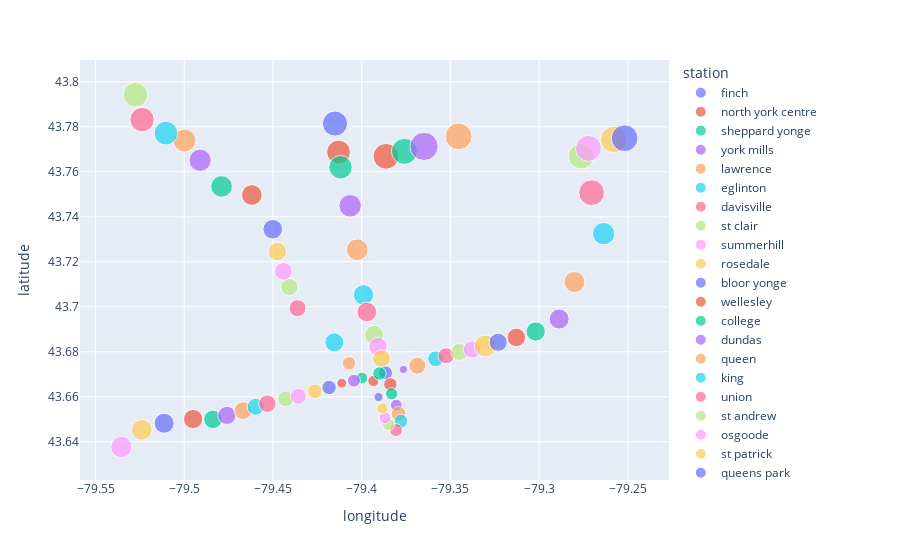

The cell this chart's notebook holds for it:
### Code cell
px.scatter(stations_area, x = 'longitude', y = 'latitude', color = 'station', size = 'commute_time')

### Figure 1 — Plotly figure (JSON) as saved in the notebook; plotly's stock layout.template omitted (floating-point values rounded to 4 significant figures)
{"data": [{"hovertemplate": "station=finch<br>longitude=%{x}<br>latitude=%{y}<br>commute_time=%{marker.size}<extra></extra>", "legendgroup": "finch", "marker": {"color": "#636efa", "size": [46], "sizemode": "area", "sizeref": 0.145, "symbol": "circle"}, "mode": "markers", "name": "finch", "orientation": "v", "showlegend": true, "type": "scatter", "x": [-79.42], "xaxis": "x", "y": [43.78], "yaxis": "y"}, {"hovertemplate": "station=north york centre<br>longitude=%{x}<br>latitude=%{y}<br>commute_time=%{marker.size}<extra></extra>", "legendgroup": "north york centre", "marker": {"color": "#EF553B", "size": [41], "sizemode": "area", "sizeref": 0.145, "symbol": "circle"}, "mode": "markers", "name": "north york centre", "orientation": "v", "showlegend": true, "type": "scatter", "x": [-79.41], "xaxis": "x", "y": [43.77], "yaxis": "y"}, {"hovertemplate": "station=sheppard yonge<br>longitude=%{x}<br>latitude=%{y}<br>commute_time=%{marker.size}<extra></extra>", "legendgroup": "sheppard yonge", "marker": {"color": "#00cc96", "size": [40], "sizemode": "area", "sizeref": 0.145, "symbol": "circle"}, "mode": "markers", "name": "sheppard yonge", "orientation": "v", "showlegend": true, "type": "scatter", "x": [-79.41], "xaxis": "x", "y": [43.76], "yaxis": "y"}, {"hovertemplate": "station=york mills<br>longitude=%{x}<br>latitude=%{y}<br>commute_time=%{marker.size}<extra></extra>", "legendgroup": "york mills", "marker": {"color": "#ab63fa", "size": [37], "sizemode": "area", "sizeref": 0.145, "symbol": "circle"}, "mode": "markers", "name": "york mills", "orientation": "v", "showlegend": true, "type": "scatter", "x": [-79.41], "xaxis": "x", "y": [43.74], "yaxis": "y"}, {"hovertemplate": "station=lawrence<br>longitude=%{x}<br>latitude=%{y}<br>commute_time=%{marker.size}<extra></extra>", "legendgroup": "lawrence", "marker": {"color": "#FFA15A", "size": [34], "sizemode": "area", "sizeref": 0.145, "symbol": "circle"}, "mode": "markers", "name": "lawrence", "orientation": "v", "showlegend": true, "type": "scatter", "x": [-79.4], "xaxis": "x", "y": [43.73], "yaxis": "y"}, {"hovertemplate": "station=eglinton<br>longitude=%{x}<br>latitude=%{y}<br>commute_time=%{marker.size}<extra></extra>", "legendgroup": "eglinton", "marker": {"color": "#19d3f3", "size": [30], "sizemode": "area", "sizeref": 0.145, "symbol": "circle"}, "mode": "markers", "name": "eglinton", "orientation": "v", "showlegend": true, "type": "scatter", "x": [-79.4], "xaxis": "x", "y": [43.71], "yaxis": "y"}, {"hovertemplate": "station=davisville<br>longitude=%{x}<br>latitude=%{y}<br>commute_time=%{marker.size}<extra></extra>", "legendgroup": "davisville", "marker": {"color": "#FF6692", "size": [28], "sizemode": "area", "sizeref": 0.145, "symbol": "circle"}, "mode": "markers", "name": "davisville", "orientation": "v", "showlegend": true, "type": "scatter", "x": [-79.4], "xaxis": "x", "y": [43.7], "yaxis": "y"}, {"hovertemplate": "station=st clair<br>longitude=%{x}<br>latitude=%{y}<br>commute_time=%{marker.size}<extra></extra>", "legendgroup": "st clair", "marker": {"color": "#B6E880", "size": [26], "sizemode": "area", "sizeref": 0.145, "symbol": "circle"}, "mode": "markers", "name": "st clair", "orientation": "v", "showlegend": true, "type": "scatter", "x": [-79.39], "xaxis": "x", "y": [43.69], "yaxis": "y"}, {"hovertemplate": "station=summerhill<br>longitude=%{x}<br>latitude=%{y}<br>commute_time=%{marker.size}<extra></extra>", "legendgroup": "summerhill", "marker": {"color": "#FF97FF", "size": [25], "sizemode": "area", "sizeref": 0.145, "symbol": "circle"}, "mode": "markers", "name": "summerhill", "orientation": "v", "showlegend": true, "type": "scatter", "x": [-79.39], "xaxis": "x", "y": [43.68], "yaxis": "y"}, {"hovertemplate": "station=rosedale<br>longitude=%{x}<br>latitude=%{y}<br>commute_time=%{marker.size}<extra></extra>", "legendgroup": "rosedale", "marker": {"color": "#FECB52", "size": [23], "sizemode": "area", "sizeref": 0.145, "symbol": "circle"}, "mode": "markers", "name": "rosedale", "orientation": "v", "showlegend": true, "type": "scatter", "x": [-79.39], "xaxis": "x", "y": [43.68], "yaxis": "y"}, {"hovertemplate": "station=bloor yonge<br>longitude=%{x}<br>latitude=%{y}<br>commute_time=%{marker.size}<extra></extra>", "legendgroup": "bloor yonge", "marker": {"color": "#636efa", "size": [14], "sizemode": "area", "sizeref": 0.145, "symbol": "circle"}, "mode": "markers", "name": "bloor yonge", "orientation": "v", "showlegend": true, "type": "scatter", "x": [-79.39], "xaxis": "x", "y": [43.67], "yaxis": "y"}, {"hovertemplate": "station=wellesley<br>longitude=%{x}<br>latitude=%{y}<br>commute_time=%{marker.size}<extra></extra>", "legendgroup": "wellesley", "marker": {"color": "#EF553B", "size": [13], "sizemode": "area", "sizeref": 0.145, "symbol": "circle"}, "mode": "markers", "name": "wellesley", "orientation": "v", "showlegend": true, "type": "scatter", "x": [-79.38], "xaxis": "x", "y": [43.67], "yaxis": "y"}, {"hovertemplate": "station=college<br>longitude=%{x}<br>latitude=%{y}<br>commute_time=%{marker.size}<extra></extra>", "legendgroup": "college", "marker": {"color": "#00cc96", "size": [11], "sizemode": "area", "sizeref": 0.145, "symbol": "circle"}, "mode": "markers", "name": "college", "orientation": "v", "showlegend": true, "type": "scatter", "x": [-79.38], "xaxis": "x", "y": [43.66], "yaxis": "y"}, {"hovertemplate": "station=dundas<br>longitude=%{x}<br>latitude=%{y}<br>commute_time=%{marker.size}<extra></extra>", "legendgroup": "dundas", "marker": {"color": "#ab63fa", "size": [10], "sizemode": "area", "sizeref": 0.145, "symbol": "circle"}, "mode": "markers", "name": "dundas", "orientation": "v", "showlegend": true, "type": "scatter", "x": [-79.38], "xaxis": "x", "y": [43.66], "yaxis": "y"}, {"hovertemplate": "station=queen<br>longitude=%{x}<br>latitude=%{y}<br>commute_time=%{marker.size}<extra></extra>", "legendgroup": "queen", "marker": {"color": "#FFA15A", "size": [16], "sizemode": "area", "sizeref": 0.145, "symbol": "circle"}, "mode": "markers", "name": "queen", "orientation": "v", "showlegend": true, "type": "scatter", "x": [-79.38], "xaxis": "x", "y": [43.65], "yaxis": "y"}, {"hovertemplate": "station=king<br>longitude=%{x}<br>latitude=%{y}<br>commute_time=%{marker.size}<extra></extra>", "legendgroup": "king", "marker": {"color": "#19d3f3", "size": [14], "sizemode": "area", "sizeref": 0.145, "symbol": "circle"}, "mode": "markers", "name": "king", "orientation": "v", "showlegend": true, "type": "scatter", "x": [-79.38], "xaxis": "x", "y": [43.65], "yaxis": "y"}, {"hovertemplate": "station=union<br>longitude=%{x}<br>latitude=%{y}<br>commute_time=%{marker.size}<extra></extra>", "legendgroup": "union", "marker": {"color": "#FF6692", "size": [12], "sizemode": "area", "sizeref": 0.145, "symbol": "circle"}, "mode": "markers", "name": "union", "orientation": "v", "showlegend": true, "type": "scatter", "x": [-79.38], "xaxis": "x", "y": [43.65], "yaxis": "y"}, {"hovertemplate": "station=st andrew<br>longitude=%{x}<br>latitude=%{y}<br>commute_time=%{marker.size}<extra></extra>", "legendgroup": "st andrew", "marker": {"color": "#B6E880", "size": [11], "sizemode": "area", "sizeref": 0.145, "symbol": "circle"}, "mode": "markers", "name": "st andrew", "orientation": "v", "showlegend": true, "type": "scatter", "x": [-79.38], "xaxis": "x", "y": [43.65], "yaxis": "y"}, {"hovertemplate": "station=osgoode<br>longitude=%{x}<br>latitude=%{y}<br>commute_time=%{marker.size}<extra></extra>", "legendgroup": "osgoode", "marker": {"color": "#FF97FF", "size": [10], "sizemode": "area", "sizeref": 0.145, "symbol": "circle"}, "mode": "markers", "name": "osgoode", "orientation": "v", "showlegend": true, "type": "scatter", "x": [-79.39], "xaxis": "x", "y": [43.65], "yaxis": "y"}, {"hovertemplate": "station=st patrick<br>longitude=%{x}<br>latitude=%{y}<br>commute_time=%{marker.size}<extra></extra>", "legendgroup": "st patrick", "marker": {"color": "#FECB52", "size": [9], "sizemode": "area", "sizeref": 0.145, "symbol": "circle"}, "mode": "markers", "name": "st patrick", "orientation": "v", "showlegend": true, "type": "scatter", "x": [-79.39], "xaxis": "x", "y": [43.65], "yaxis": "y"}, {"hovertemplate": "station=queens park<br>longitude=%{x}<br>latitude=%{y}<br>commute_time=%{marker.size}<extra></extra>", "legendgroup": "queens park", "marker": {"color": "#636efa", "size": [6], "sizemode": "area", "sizeref": 0.145, "symbol": "circle"}, "mode": "markers", "name": "queens park", "orientation": "v", "showlegend": true, "type": "scatter", "x": [-79.39], "xaxis": "x", "y": [43.66], "yaxis": "y"}, {"hovertemplate": "station=museum<br>longitude=%{x}<br>latitude=%{y}<br>commute_time=%{marker.size}<extra></extra>", "legendgroup": "museum", "marker": {"color": "#EF553B", "size": [9], "sizemode": "area", "sizeref": 0.145, "symbol": "circle"}, "mode": "markers", "name": "museum", "orientation": "v", "showlegend": true, "type": "scatter", "x": [-79.39], "xaxis": "x", "y": [43.67], "yaxis": "y"}, {"hovertemplate": "station=st george<br>longitude=%{x}<br>latitude=%{y}<br>commute_time=%{marker.size}<extra></extra>", "legendgroup": "st george", "marker": {"color": "#00cc96", "size": [10], "sizemode": "area", "sizeref": 0.145, "symbol": "circle"}, "mode": "markers", "name": "st george", "orientation": "v", "showlegend": true, "type": "scatter", "x": [-79.4], "xaxis": "x", "y": [43.67], "yaxis": "y"}, {"hovertemplate": "station=spadina<br>longitude=%{x}<br>latitude=%{y}<br>commute_time=%{marker.size}<extra></extra>", "legendgroup": "spadina", "marker": {"color": "#ab63fa", "size": [12], "sizemode": "area", "sizeref": 0.145, "symbol": "circle"}, "mode": "markers", "name": "spadina", "orientation": "v", "showlegend": true, "type": "scatter", "x": [-79.4], "xaxis": "x", "y": [43.67], "yaxis": "y"}, {"hovertemplate": "station=dupont<br>longitude=%{x}<br>latitude=%{y}<br>commute_time=%{marker.size}<extra></extra>", "legendgroup": "dupont", "marker": {"color": "#FFA15A", "size": [13], "sizemode": "area", "sizeref": 0.145, "symbol": "circle"}, "mode": "markers", "name": "dupont", "orientation": "v", "showlegend": true, "type": "scatter", "x": [-79.41], "xaxis": "x", "y": [43.67], "yaxis": "y"}, {"hovertemplate": "station=st clair west<br>longitude=%{x}<br>latitude=%{y}<br>commute_time=%{marker.size}<extra></extra>", "legendgroup": "st clair west", "marker": {"color": "#19d3f3", "size": [26], "sizemode": "area", "sizeref": 0.145, "symbol": "circle"}, "mode": "markers", "name": "st clair west", "orientation": "v", "showlegend": true, "type": "scatter", "x": [-79.42], "xaxis": "x", "y": [43.68], "yaxis": "y"}, {"hovertemplate": "station=eglinton west<br>longitude=%{x}<br>latitude=%{y}<br>commute_time=%{marker.size}<extra></extra>", "legendgroup": "eglinton west", "marker": {"color": "#FF6692", "size": [21], "sizemode": "area", "sizeref": 0.145, "symbol": "circle"}, "mode": "markers", "name": "eglinton west", "orientation": "v", "showlegend": true, "type": "scatter", "x": [-79.44], "xaxis": "x", "y": [43.7], "yaxis": "y"}, {"hovertemplate": "station=glencairn<br>longitude=%{x}<br>latitude=%{y}<br>commute_time=%{marker.size}<extra></extra>", "legendgroup": "glencairn", "marker": {"color": "#B6E880", "size": [22], "sizemode": "area", "sizeref": 0.145, "symbol": "circle"}, "mode": "markers", "name": "glencairn", "orientation": "v", "showlegend": true, "type": "scatter", "x": [-79.44], "xaxis": "x", "y": [43.71], "yaxis": "y"}, {"hovertemplate": "station=lawrence west<br>longitude=%{x}<br>latitude=%{y}<br>commute_time=%{marker.size}<extra></extra>", "legendgroup": "lawrence west", "marker": {"color": "#FF97FF", "size": [23], "sizemode": "area", "sizeref": 0.145, "symbol": "circle"}, "mode": "markers", "name": "lawrence west", "orientation": "v", "showlegend": true, "type": "scatter", "x": [-79.44], "xaxis": "x", "y": [43.72], "yaxis": "y"}, {"hovertemplate": "station=yorkdale<br>longitude=%{x}<br>latitude=%{y}<br>commute_time=%{marker.size}<extra></extra>", "legendgroup": "yorkdale", "marker": {"color": "#FECB52", "size": [25], "sizemode": "area", "sizeref": 0.145, "symbol": "circle"}, "mode": "markers", "name": "yorkdale", "orientation": "v", "showlegend": true, "type": "scatter", "x": [-79.45], "xaxis": "x", "y": [43.72], "yaxis": "y"}, {"hovertemplate": "station=wilson<br>longitude=%{x}<br>latitude=%{y}<br>commute_time=%{marker.size}<extra></extra>", "legendgroup": "wilson", "marker": {"color": "#636efa", "size": [28], "sizemode": "area", "sizeref": 0.145, "symbol": "circle"}, "mode": "markers", "name": "wilson", "orientation": "v", "showlegend": true, "type": "scatter", "x": [-79.45], "xaxis": "x", "y": [43.73], "yaxis": "y"}, {"hovertemplate": "station=sheppard west<br>longitude=%{x}<br>latitude=%{y}<br>commute_time=%{marker.size}<extra></extra>", "legendgroup": "sheppard west", "marker": {"color": "#EF553B", "size": [31], "sizemode": "area", "sizeref": 0.145, "symbol": "circle"}, "mode": "markers", "name": "sheppard west", "orientation": "v", "showlegend": true, "type": "scatter", "x": [-79.46], "xaxis": "x", "y": [43.75], "yaxis": "y"}, {"hovertemplate": "station=downsview park<br>longitude=%{x}<br>latitude=%{y}<br>commute_time=%{marker.size}<extra></extra>", "legendgroup": "downsview park", "marker": {"color": "#00cc96", "size": [34], "sizemode": "area", "sizeref": 0.145, "symbol": "circle"}, "mode": "markers", "name": "downsview park", "orientation": "v", "showlegend": true, "type": "scatter", "x": [-79.48], "xaxis": "x", "y": [43.75], "yaxis": "y"}, {"hovertemplate": "station=finch west<br>longitude=%{x}<br>latitude=%{y}<br>commute_time=%{marker.size}<extra></extra>", "legendgroup": "finch west", "marker": {"color": "#ab63fa", "size": [36], "sizemode": "area", "sizeref": 0.145, "symbol": "circle"}, "mode": "markers", "name": "finch west", "orientation": "v", "showlegend": true, "type": "scatter", "x": [-79.49], "xaxis": "x", "y": [43.77], "yaxis": "y"}, {"hovertemplate": "station=york university<br>longitude=%{x}<br>latitude=%{y}<br>commute_time=%{marker.size}<extra></extra>", "legendgroup": "york university", "marker": {"color": "#FFA15A", "size": [38], "sizemode": "area", "sizeref": 0.145, "symbol": "circle"}, "mode": "markers", "name": "york university", "orientation": "v", "showlegend": true, "type": "scatter", "x": [-79.5], "xaxis": "x", "y": [43.77], "yaxis": "y"}, {"hovertemplate": "station=pioneer village<br>longitude=%{x}<br>latitude=%{y}<br>commute_time=%{marker.size}<extra></extra>", "legendgroup": "pioneer village", "marker": {"color": "#19d3f3", "size": [41], "sizemode": "area", "sizeref": 0.145, "symbol": "circle"}, "mode": "markers", "name": "pioneer village", "orientation": "v", "showlegend": true, "type": "scatter", "x": [-79.51], "xaxis": "x", "y": [43.78], "yaxis": "y"}, {"hovertemplate": "station=highway 407<br>longitude=%{x}<br>latitude=%{y}<br>commute_time=%{marker.size}<extra></extra>", "legendgroup": "highway 407", "marker": {"color": "#FF6692", "size": [43], "sizemode": "area", "sizeref": 0.145, "symbol": "circle"}, "mode": "markers", "name": "highway 407", "orientation": "v", "showlegend": true, "type": "scatter", "x": [-79.52], "xaxis": "x", "y": [43.78], "yaxis": "y"}, {"hovertemplate": "station=vaughan metropolitan centre<br>longitude=%{x}<br>latitude=%{y}<br>commute_time=%{marker.size}<extra></extra>", "legendgroup": "vaughan metropolitan centre", "marker": {"color": "#B6E880", "size": [44], "sizemode": "area", "sizeref": 0.145, "symbol": "circle"}, "mode": "markers", "name": "vaughan metropolitan centre", "orientation": "v", "showlegend": true, "type": "scatter", "x": [-79.53], "xaxis": "x", "y": [43.79], "yaxis": "y"}, {"hovertemplate": "station=kipling<br>longitude=%{x}<br>latitude=%{y}<br>commute_time=%{marker.size}<extra></extra>", "legendgroup": "kipling", "marker": {"color": "#FF97FF", "size": [33], "sizemode": "area", "sizeref": 0.145, "symbol": "circle"}, "mode": "markers", "name": "kipling", "orientation": "v", "showlegend": true, "type": "scatter", "x": [-79.54], "xaxis": "x", "y": [43.64], "yaxis": "y"}, {"hovertemplate": "station=islington<br>longitude=%{x}<br>latitude=%{y}<br>commute_time=%{marker.size}<extra></extra>", "legendgroup": "islington", "marker": {"color": "#FECB52", "size": [31], "sizemode": "area", "sizeref": 0.145, "symbol": "circle"}, "mode": "markers", "name": "islington", "orientation": "v", "showlegend": true, "type": "scatter", "x": [-79.52], "xaxis": "x", "y": [43.65], "yaxis": "y"}, {"hovertemplate": "station=royal york<br>longitude=%{x}<br>latitude=%{y}<br>commute_time=%{marker.size}<extra></extra>", "legendgroup": "royal york", "marker": {"color": "#636efa", "size": [29], "sizemode": "area", "sizeref": 0.145, "symbol": "circle"}, "mode": "markers", "name": "royal york", "orientation": "v", "showlegend": true, "type": "scatter", "x": [-79.51], "xaxis": "x", "y": [43.65], "yaxis": "y"}, {"hovertemplate": "station=old mill<br>longitude=%{x}<br>latitude=%{y}<br>commute_time=%{marker.size}<extra></extra>", "legendgroup": "old mill", "marker": {"color": "#EF553B", "size": [27], "sizemode": "area", "sizeref": 0.145, "symbol": "circle"}, "mode": "markers", "name": "old mill", "orientation": "v", "showlegend": true, "type": "scatter", "x": [-79.49], "xaxis": "x", "y": [43.65], "yaxis": "y"}, {"hovertemplate": "station=jane<br>longitude=%{x}<br>latitude=%{y}<br>commute_time=%{marker.size}<extra></extra>", "legendgroup": "jane", "marker": {"color": "#00cc96", "size": [25], "sizemode": "area", "sizeref": 0.145, "symbol": "circle"}, "mode": "markers", "name": "jane", "orientation": "v", "showlegend": true, "type": "scatter", "x": [-79.48], "xaxis": "x", "y": [43.65], "yaxis": "y"}, {"hovertemplate": "station=runnymede<br>longitude=%{x}<br>latitude=%{y}<br>commute_time=%{marker.size}<extra></extra>", "legendgroup": "runnymede", "marker": {"color": "#ab63fa", "size": [24], "sizemode": "area", "sizeref": 0.145, "symbol": "circle"}, "mode": "markers", "name": "runnymede", "orientation": "v", "showlegend": true, "type": "scatter", "x": [-79.48], "xaxis": "x", "y": [43.65], "yaxis": "y"}, {"hovertemplate": "station=high park<br>longitude=%{x}<br>latitude=%{y}<br>commute_time=%{marker.size}<extra></extra>", "legendgroup": "high park", "marker": {"color": "#FFA15A", "size": [23], "sizemode": "area", "sizeref": 0.145, "symbol": "circle"}, "mode": "markers", "name": "high park", "orientation": "v", "showlegend": true, "type": "scatter", "x": [-79.47], "xaxis": "x", "y": [43.65], "yaxis": "y"}, {"hovertemplate": "station=keele<br>longitude=%{x}<br>latitude=%{y}<br>commute_time=%{marker.size}<extra></extra>", "legendgroup": "keele", "marker": {"color": "#19d3f3", "size": [21], "sizemode": "area", "sizeref": 0.145, "symbol": "circle"}, "mode": "markers", "name": "keele", "orientation": "v", "showlegend": true, "type": "scatter", "x": [-79.46], "xaxis": "x", "y": [43.66], "yaxis": "y"}, {"hovertemplate": "station=dundas west<br>longitude=%{x}<br>latitude=%{y}<br>commute_time=%{marker.size}<extra></extra>", "legendgroup": "dundas west", "marker": {"color": "#FF6692", "size": [22], "sizemode": "area", "sizeref": 0.145, "symbol": "circle"}, "mode": "markers", "name": "dundas west", "orientation": "v", "showlegend": true, "type": "scatter", "x": [-79.45], "xaxis": "x", "y": [43.66], "yaxis": "y"}, {"hovertemplate": "station=lansdowne<br>longitude=%{x}<br>latitude=%{y}<br>commute_time=%{marker.size}<extra></extra>", "legendgroup": "lansdowne", "marker": {"color": "#B6E880", "size": [19], "sizemode": "area", "sizeref": 0.145, "symbol": "circle"}, "mode": "markers", "name": "lansdowne", "orientation": "v", "showlegend": true, "type": "scatter", "x": [-79.44], "xaxis": "x", "y": [43.66], "yaxis": "y"}, {"hovertemplate": "station=dufferin<br>longitude=%{x}<br>latitude=%{y}<br>commute_time=%{marker.size}<extra></extra>", "legendgroup": "dufferin", "marker": {"color": "#FF97FF", "size": [18], "sizemode": "area", "sizeref": 0.145, "symbol": "circle"}, "mode": "markers", "name": "dufferin", "orientation": "v", "showlegend": true, "type": "scatter", "x": [-79.44], "xaxis": "x", "y": [43.66], "yaxis": "y"}, {"hovertemplate": "station=ossington<br>longitude=%{x}<br>latitude=%{y}<br>commute_time=%{marker.size}<extra></extra>", "legendgroup": "ossington", "marker": {"color": "#FECB52", "size": [16], "sizemode": "area", "sizeref": 0.145, "symbol": "circle"}, "mode": "markers", "name": "ossington", "orientation": "v", "showlegend": true, "type": "scatter", "x": [-79.43], "xaxis": "x", "y": [43.66], "yaxis": "y"}, {"hovertemplate": "station=christie<br>longitude=%{x}<br>latitude=%{y}<br>commute_time=%{marker.size}<extra></extra>", "legendgroup": "christie", "marker": {"color": "#636efa", "size": [15], "sizemode": "area", "sizeref": 0.145, "symbol": "circle"}, "mode": "markers", "name": "christie", "orientation": "v", "showlegend": true, "type": "scatter", "x": [-79.42], "xaxis": "x", "y": [43.66], "yaxis": "y"}, {"hovertemplate": "station=bathurst<br>longitude=%{x}<br>latitude=%{y}<br>commute_time=%{marker.size}<extra></extra>", "legendgroup": "bathurst", "marker": {"color": "#EF553B", "size": [7], "sizemode": "area", "sizeref": 0.145, "symbol": "circle"}, "mode": "markers", "name": "bathurst", "orientation": "v", "showlegend": true, "type": "scatter", "x": [-79.41], "xaxis": "x", "y": [43.67], "yaxis": "y"}, {"hovertemplate": "station=bay<br>longitude=%{x}<br>latitude=%{y}<br>commute_time=%{marker.size}<extra></extra>", "legendgroup": "bay", "marker": {"color": "#00cc96", "size": [13], "sizemode": "area", "sizeref": 0.145, "symbol": "circle"}, "mode": "markers", "name": "bay", "orientation": "v", "showlegend": true, "type": "scatter", "x": [-79.39], "xaxis": "x", "y": [43.67], "yaxis": "y"}, {"hovertemplate": "station=sherbourne<br>longitude=%{x}<br>latitude=%{y}<br>commute_time=%{marker.size}<extra></extra>", "legendgroup": "sherbourne", "marker": {"color": "#ab63fa", "size": [5], "sizemode": "area", "sizeref": 0.145, "symbol": "circle"}, "mode": "markers", "name": "sherbourne", "orientation": "v", "showlegend": true, "type": "scatter", "x": [-79.38], "xaxis": "x", "y": [43.67], "yaxis": "y"}, {"hovertemplate": "station=castle frank<br>longitude=%{x}<br>latitude=%{y}<br>commute_time=%{marker.size}<extra></extra>", "legendgroup": "castle frank", "marker": {"color": "#FFA15A", "size": [21], "sizemode": "area", "sizeref": 0.145, "symbol": "circle"}, "mode": "markers", "name": "castle frank", "orientation": "v", "showlegend": true, "type": "scatter", "x": [-79.37], "xaxis": "x", "y": [43.67], "yaxis": "y"}, {"hovertemplate": "station=broadview<br>longitude=%{x}<br>latitude=%{y}<br>commute_time=%{marker.size}<extra></extra>", "legendgroup": "broadview", "marker": {"color": "#19d3f3", "size": [18], "sizemode": "area", "sizeref": 0.145, "symbol": "circle"}, "mode": "markers", "name": "broadview", "orientation": "v", "showlegend": true, "type": "scatter", "x": [-79.36], "xaxis": "x", "y": [43.68], "yaxis": "y"}, {"hovertemplate": "station=chester<br>longitude=%{x}<br>latitude=%{y}<br>commute_time=%{marker.size}<extra></extra>", "legendgroup": "chester", "marker": {"color": "#FF6692", "size": [19], "sizemode": "area", "sizeref": 0.145, "symbol": "circle"}, "mode": "markers", "name": "chester", "orientation": "v", "showlegend": true, "type": "scatter", "x": [-79.35], "xaxis": "x", "y": [43.68], "yaxis": "y"}, {"hovertemplate": "station=pape<br>longitude=%{x}<br>latitude=%{y}<br>commute_time=%{marker.size}<extra></extra>", "legendgroup": "pape", "marker": {"color": "#B6E880", "size": [21], "sizemode": "area", "sizeref": 0.145, "symbol": "circle"}, "mode": "markers", "name": "pape", "orientation": "v", "showlegend": true, "type": "scatter", "x": [-79.34], "xaxis": "x", "y": [43.68], "yaxis": "y"}, {"hovertemplate": "station=donlands<br>longitude=%{x}<br>latitude=%{y}<br>commute_time=%{marker.size}<extra></extra>", "legendgroup": "donlands", "marker": {"color": "#FF97FF", "size": [22], "sizemode": "area", "sizeref": 0.145, "symbol": "circle"}, "mode": "markers", "name": "donlands", "orientation": "v", "showlegend": true, "type": "scatter", "x": [-79.34], "xaxis": "x", "y": [43.68], "yaxis": "y"}, {"hovertemplate": "station=greenwood<br>longitude=%{x}<br>latitude=%{y}<br>commute_time=%{marker.size}<extra></extra>", "legendgroup": "greenwood", "marker": {"color": "#FECB52", "size": [35], "sizemode": "area", "sizeref": 0.145, "symbol": "circle"}, "mode": "markers", "name": "greenwood", "orientation": "v", "showlegend": true, "type": "scatter", "x": [-79.33], "xaxis": "x", "y": [43.68], "yaxis": "y"}, {"hovertemplate": "station=coxwell<br>longitude=%{x}<br>latitude=%{y}<br>commute_time=%{marker.size}<extra></extra>", "legendgroup": "coxwell", "marker": {"color": "#636efa", "size": [24], "sizemode": "area", "sizeref": 0.145, "symbol": "circle"}, "mode": "markers", "name": "coxwell", "orientation": "v", "showlegend": true, "type": "scatter", "x": [-79.32], "xaxis": "x", "y": [43.68], "yaxis": "y"}, {"hovertemplate": "station=woodbine<br>longitude=%{x}<br>latitude=%{y}<br>commute_time=%{marker.size}<extra></extra>", "legendgroup": "woodbine", "marker": {"color": "#EF553B", "size": [25], "sizemode": "area", "sizeref": 0.145, "symbol": "circle"}, "mode": "markers", "name": "woodbine", "orientation": "v", "showlegend": true, "type": "scatter", "x": [-79.31], "xaxis": "x", "y": [43.69], "yaxis": "y"}, {"hovertemplate": "station=main street<br>longitude=%{x}<br>latitude=%{y}<br>commute_time=%{marker.size}<extra></extra>", "legendgroup": "main street", "marker": {"color": "#00cc96", "size": [27], "sizemode": "area", "sizeref": 0.145, "symbol": "circle"}, "mode": "markers", "name": "main street", "orientation": "v", "showlegend": true, "type": "scatter", "x": [-79.3], "xaxis": "x", "y": [43.69], "yaxis": "y"}, {"hovertemplate": "station=victoria park<br>longitude=%{x}<br>latitude=%{y}<br>commute_time=%{marker.size}<extra></extra>", "legendgroup": "victoria park", "marker": {"color": "#ab63fa", "size": [29], "sizemode": "area", "sizeref": 0.145, "symbol": "circle"}, "mode": "markers", "name": "victoria park", "orientation": "v", "showlegend": true, "type": "scatter", "x": [-79.29], "xaxis": "x", "y": [43.69], "yaxis": "y"}, {"hovertemplate": "station=warden<br>longitude=%{x}<br>latitude=%{y}<br>commute_time=%{marker.size}<extra></extra>", "legendgroup": "warden", "marker": {"color": "#FFA15A", "size": [32], "sizemode": "area", "sizeref": 0.145, "symbol": "circle"}, "mode": "markers", "name": "warden", "orientation": "v", "showlegend": true, "type": "scatter", "x": [-79.28], "xaxis": "x", "y": [43.71], "yaxis": "y"}, {"hovertemplate": "station=kennedy<br>longitude=%{x}<br>latitude=%{y}<br>commute_time=%{marker.size}<extra></extra>", "legendgroup": "kennedy", "marker": {"color": "#19d3f3", "size": [36], "sizemode": "area", "sizeref": 0.145, "symbol": "circle"}, "mode": "markers", "name": "kennedy", "orientation": "v", "showlegend": true, "type": "scatter", "x": [-79.26], "xaxis": "x", "y": [43.73], "yaxis": "y"}, {"hovertemplate": "station=lawrence east<br>longitude=%{x}<br>latitude=%{y}<br>commute_time=%{marker.size}<extra></extra>", "legendgroup": "lawrence east", "marker": {"color": "#FF6692", "size": [48], "sizemode": "area", "sizeref": 0.145, "symbol": "circle"}, "mode": "markers", "name": "lawrence east", "orientation": "v", "showlegend": true, "type": "scatter", "x": [-79.27], "xaxis": "x", "y": [43.75], "yaxis": "y"}, {"hovertemplate": "station=ellesmere<br>longitude=%{x}<br>latitude=%{y}<br>commute_time=%{marker.size}<extra></extra>", "legendgroup": "ellesmere", "marker": {"color": "#B6E880", "size": [48], "sizemode": "area", "sizeref": 0.145, "symbol": "circle"}, "mode": "markers", "name": "ellesmere", "orientation": "v", "showlegend": true, "type": "scatter", "x": [-79.28], "xaxis": "x", "y": [43.77], "yaxis": "y"}, {"hovertemplate": "station=midland<br>longitude=%{x}<br>latitude=%{y}<br>commute_time=%{marker.size}<extra></extra>", "legendgroup": "midland", "marker": {"color": "#FF97FF", "size": [49], "sizemode": "area", "sizeref": 0.145, "symbol": "circle"}, "mode": "markers", "name": "midland", "orientation": "v", "showlegend": true, "type": "scatter", "x": [-79.27], "xaxis": "x", "y": [43.77], "yaxis": "y"}, {"hovertemplate": "station=scarborough centre<br>longitude=%{x}<br>latitude=%{y}<br>commute_time=%{marker.size}<extra></extra>", "legendgroup": "scarborough centre", "marker": {"color": "#FECB52", "size": [51], "sizemode": "area", "sizeref": 0.145, "symbol": "circle"}, "mode": "markers", "name": "scarborough centre", "orientation": "v", "showlegend": true, "type": "scatter", "x": [-79.26], "xaxis": "x", "y": [43.77], "yaxis": "y"}, {"hovertemplate": "station=mccowan<br>longitude=%{x}<br>latitude=%{y}<br>commute_time=%{marker.size}<extra></extra>", "legendgroup": "mccowan", "marker": {"color": "#636efa", "size": [52], "sizemode": "area", "sizeref": 0.145, "symbol": "circle"}, "mode": "markers", "name": "mccowan", "orientation": "v", "showlegend": true, "type": "scatter", "x": [-79.25], "xaxis": "x", "y": [43.77], "yaxis": "y"}, {"hovertemplate": "station=bayview<br>longitude=%{x}<br>latitude=%{y}<br>commute_time=%{marker.size}<extra></extra>", "legendgroup": "bayview", "marker": {"color": "#EF553B", "size": [48], "sizemode": "area", "sizeref": 0.145, "symbol": "circle"}, "mode": "markers", "name": "bayview", "orientation": "v", "showlegend": true, "type": "scatter", "x": [-79.39], "xaxis": "x", "y": [43.77], "yaxis": "y"}, {"hovertemplate": "station=bessarion<br>longitude=%{x}<br>latitude=%{y}<br>commute_time=%{marker.size}<extra></extra>", "legendgroup": "bessarion", "marker": {"color": "#00cc96", "size": [49], "sizemode": "area", "sizeref": 0.145, "symbol": "circle"}, "mode": "markers", "name": "bessarion", "orientation": "v", "showlegend": true, "type": "scatter", "x": [-79.38], "xaxis": "x", "y": [43.77], "yaxis": "y"}, {"hovertemplate": "station=leslie<br>longitude=%{x}<br>latitude=%{y}<br>commute_time=%{marker.size}<extra></extra>", "legendgroup": "leslie", "marker": {"color": "#ab63fa", "size": [58], "sizemode": "area", "sizeref": 0.145, "symbol": "circle"}, "mode": "markers", "name": "leslie", "orientation": "v", "showlegend": true, "type": "scatter", "x": [-79.36], "xaxis": "x", "y": [43.77], "yaxis": "y"}, {"hovertemplate": "station=don mills<br>longitude=%{x}<br>latitude=%{y}<br>commute_time=%{marker.size}<extra></extra>", "legendgroup": "don mills", "marker": {"color": "#FFA15A", "size": [52], "sizemode": "area", "sizeref": 0.145, "symbol": "circle"}, "mode": "markers", "name": "don mills", "orientation": "v", "showlegend": true, "type": "scatter", "x": [-79.35], "xaxis": "x", "y": [43.78], "yaxis": "y"}], "layout": {"legend": {"itemsizing": "constant", "title": {"text": "station"}, "tracegroupgap": 0}, "margin": {"t": 60}, "xaxis": {"anchor": "y", "domain": [0, 1], "title": {"text": "longitude"}}, "yaxis": {"anchor": "x", "domain": [0, 1], "title": {"text": "latitude"}}}}
